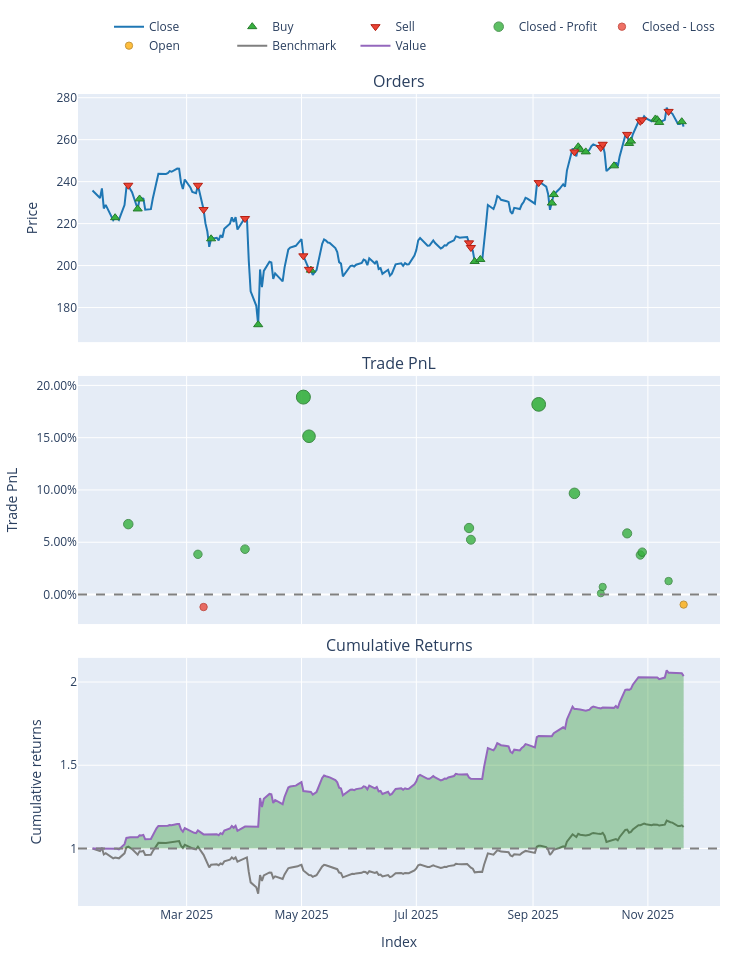
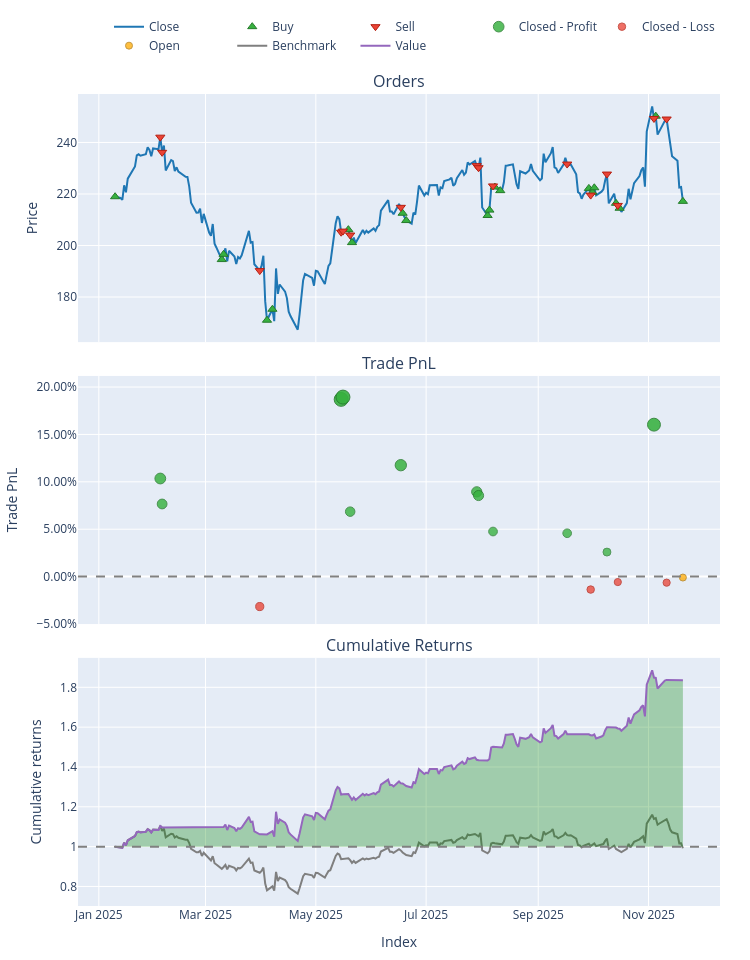
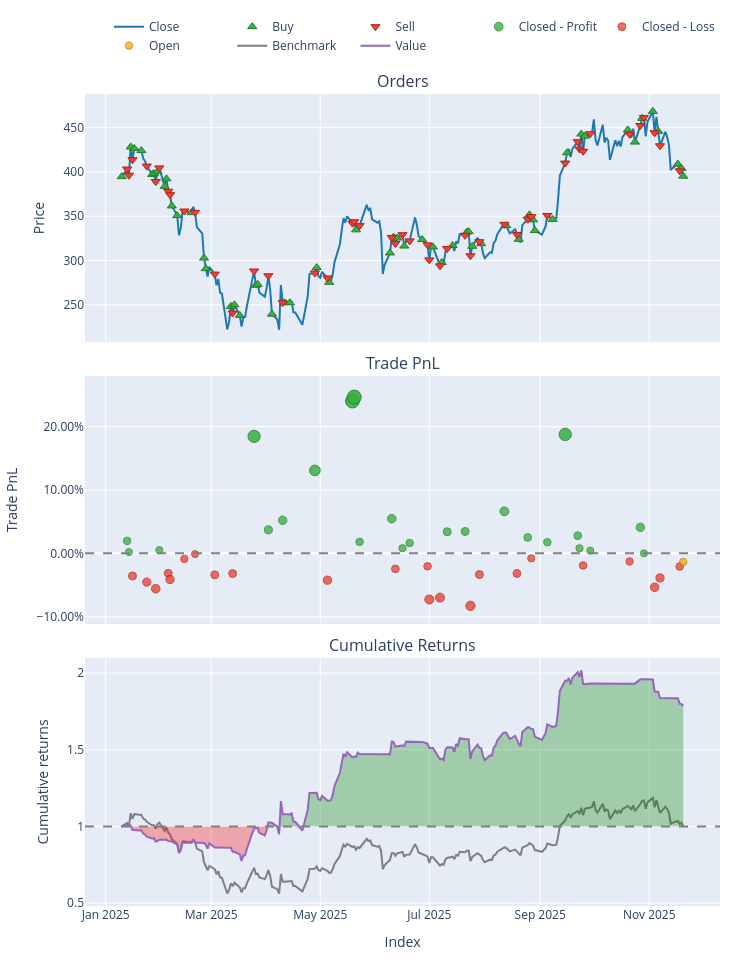
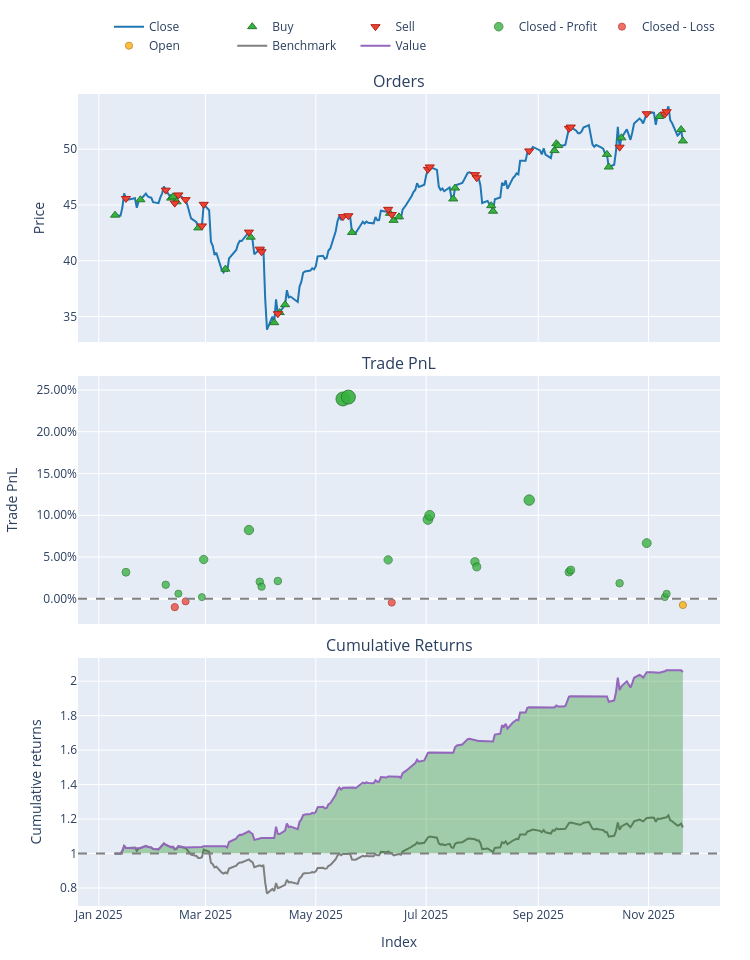

The code cell stored with these charts, in order, in its notebook:
### Code cell
# Multiple stocks in a loop
stocks = ["AAPL", "AMZN", "TSLA", "BAC","MDU", "CWCO", "NEE", "DUK"]
results = {}

for stock in stocks:
    print(f"\n{'='*60}")
    print(f"Processing {stock}")
    print(f"{'='*60}")
    portfolio, metrics, actions = run_ppo_trading_pipeline(
        stock_symbol=stock, 
        config=config,
        seed=DEFAULT_SEED,
        n_eval_episodes=10,
        show_plot=True  # Don't show plots in loop
    )
    results[stock] = {'portfolio': portfolio, 'metrics': metrics, 'actions': actions}
